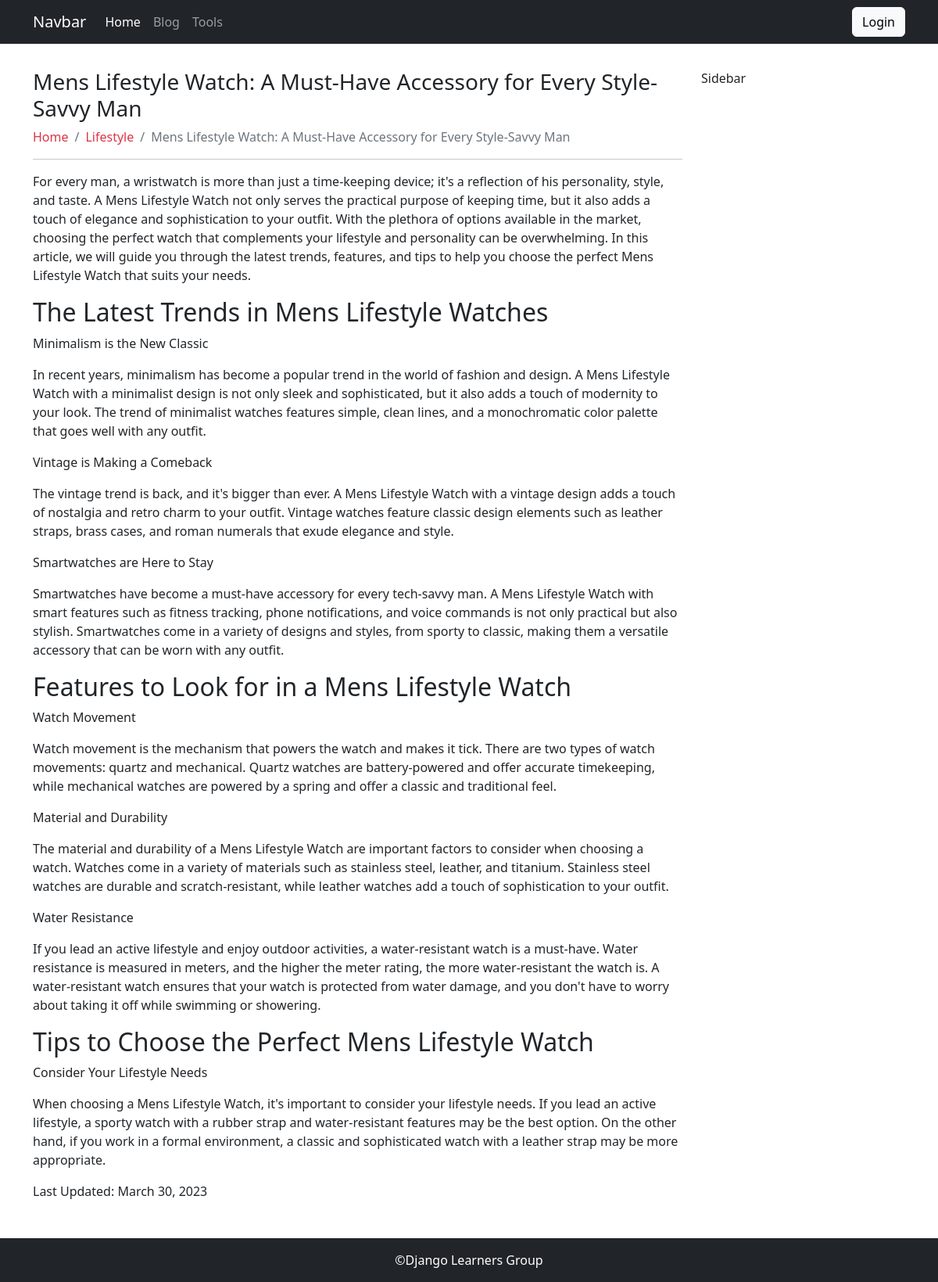
The page /mens-lifestyle-watch-a-must-have-accessory-for-every-style-savvy-man on the database its author committed.
### blog/models.py (models this page shows, shortened)
class BlogPost(models.Model):
    STATUS=[
        ('draft','Draft'),
        ('published','Published')
    ]
    title = models.CharField(max_length=200)
    featured = models.ImageField(upload_to='blogs/', blank=True, null=True)
    slug=models.SlugField(unique=True, blank=True,null=True)
    content = RichTextField(blank=True,null=True)
    created = models.DateTimeField(auto_now_add=True)
    update = models.DateField(auto_now=True)
    category = models.ForeignKey(Category, on_delete=models.CASCADE)
    status=models.CharField(max_length=10, choices= STATUS, default='draft')
    meta_title=models.CharField(max_length=200, blank=True, null=True)
    meta_description=models.TextField(blank=True, null=True)
    class Meta:
        verbose_name_plural= 'All Posts'

class Category(models.Model):
    title = models.CharField(max_length=200)
    slug = models.SlugField(unique=True, blank=True, null=True)
    class Meta:
        verbose_name_plural= 'Categories'

### blog/views.py (the view)
# urls.py: path('<slug:slug>', views.single_post, name= 'single_post'),
def single_post(request, slug):
    post = get_object_or_404(BlogPost, slug=slug)
    template_name='Blog/single.html'
    context={'post':post}
    return render(request, template_name, context)

### templates/Blog/single.html (shortened to what this page needs)
{% extends 'base.html' %}
{% block content %}
<div class="container my-3">
    <div class="row py-3">
        <div class="col-md-9">
            <h1 class="h3">{{post.title}}</h1>
                <nav aria-label="breadcrumb">
                <ol class="breadcrumb">
                  <li class="breadcrumb-item"><a class="text-decoration-none text-danger" href="{%url 'home'%}">Home</a></li>
                  <li class="breadcrumb-item"><a class="text-decoration-none text-danger" href="#">{{post.category.title}}</a></li>
                  <li class="breadcrumb-item active" aria-current="page">{{post.title}}</li>
                </ol>
              </nav>
              <hr>
              <div class="my-3">
                {{post.content|safe}}
              </div>
              Last Updated: {{post.update}}
        </div>
        <div class="col-md-3">Sidebar</div>
    </div>
</div>
{% endblock content %}

### rows shown on the page
BlogPost: title "Mens Lifestyle Watch: A Must-Have Accessory for Every Style-Savvy Man", category "Lifestyle", content "For every man, a wristwatch is more than just a time-keeping device; it's a reflection of his personality, style, and taste. A Mens Lifestyle Watch not only serves the practical purpose of keeping time, but it also adds a touch of elegance and sophistication to your outfit. With the plethora of options available in the market, choosing the perfect watch that complements your lifestyle and personality can be overwhelming. In this article, we will guide you through the latest trends, features, and tips to help you choose the perfect Mens Lifestyle Watch that suits your needs. The Latest Trends in Mens Lifestyle Watches Minimalism is the New Classic In recent years, minimalism has become a…", update "March 30, 2023"
